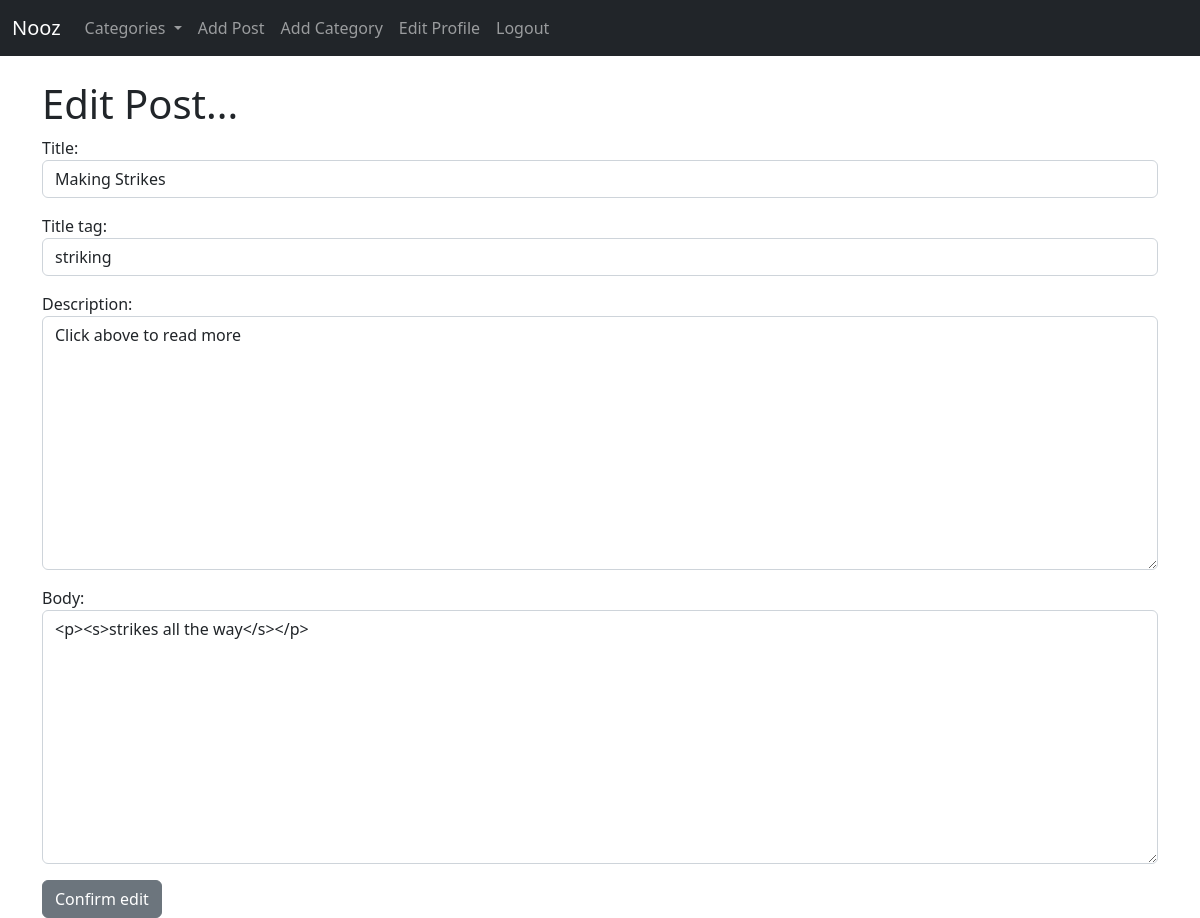
The app's page /post/edit/19 (signed in), older data.
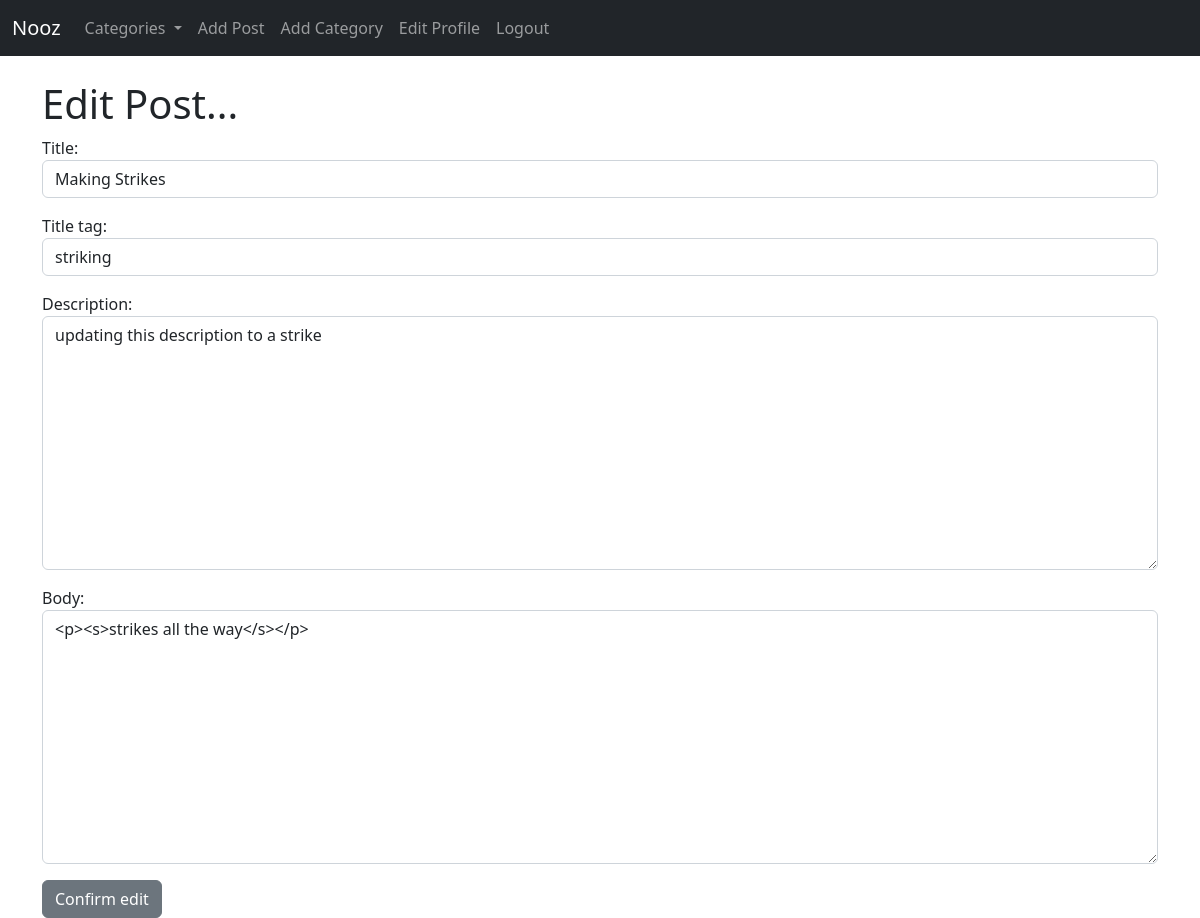
The same page, newer data.
### nooz2/models.py (models this page shows, shortened)
class Post(models.Model):
    title = models.CharField(max_length=255)
    title_tag = models.CharField(max_length=255)
    header_image = models.ImageField(null=True, blank=True, upload_to="images/")
    description = models.CharField(max_length=50)
    author = models.ForeignKey(User, on_delete=models.CASCADE)
    body = RichTextField(blank=True, null=True)
    timestamp = models.DateField(auto_now_add=True)
    category = models.CharField(max_length=255, default='News')
    likes = models.ManyToManyField(User, related_name='post_user')

### nooz2/views.py (the view)
# urls.py: path('post/edit/<int:pk>', EditPostView.as_view(), name="edit_post"),
class EditPostView(UpdateView):
    model = Post
    template_name = 'update_post.html'
    form_class = EditForm
    def get_context_data(self, *args, **kwargs):
            category_menu = Category.objects.all()
            context = super(EditPostView, self).get_context_data(*args, **kwargs)
            context ["category_menu"] = category_menu
            return context

### nooz2/forms.py
class EditForm(forms.ModelForm):
    class Meta:
        model = Post
        fields = ['title', 'title_tag', 'description', 'body']
        widgets = {
            'title': forms.TextInput(attrs={'class': 'form-control'}),
            'title_tag': forms.TextInput(attrs={'class': 'form-control'}),
            'description': forms.Textarea(attrs={'class': 'form-control'}),
            'body': forms.Textarea(attrs={'class': 'form-control'}),
        }

### nooz2/models.py (called while the page is built)
    def __str__(self):
        return self.name

### templates/update_post.html (shortened to what this page needs)
{% extends 'base.html' %}
{% block content %}
{% if user.is_authenticated %}
    {% if user.id == post.author.id %}
        <h1>Edit Post...</h1>
        <div class="form-group">
            <form method ='POST'>
                    {{ form.as_p }}
                    <button type='submit' class='btn btn-secondary'>Confirm edit</button>
            </form>
        </div>
        {% else %}
        You do not have sufficient permissions to edit this post.
    {% endif %}
{% else %}
User permission denied
{% endif %}
{% endblock %}

Row changes from the older to the newer data that the page shows:
changed Post "Making Strikes": description "Click above to read more" → "updating this description to a strike"
